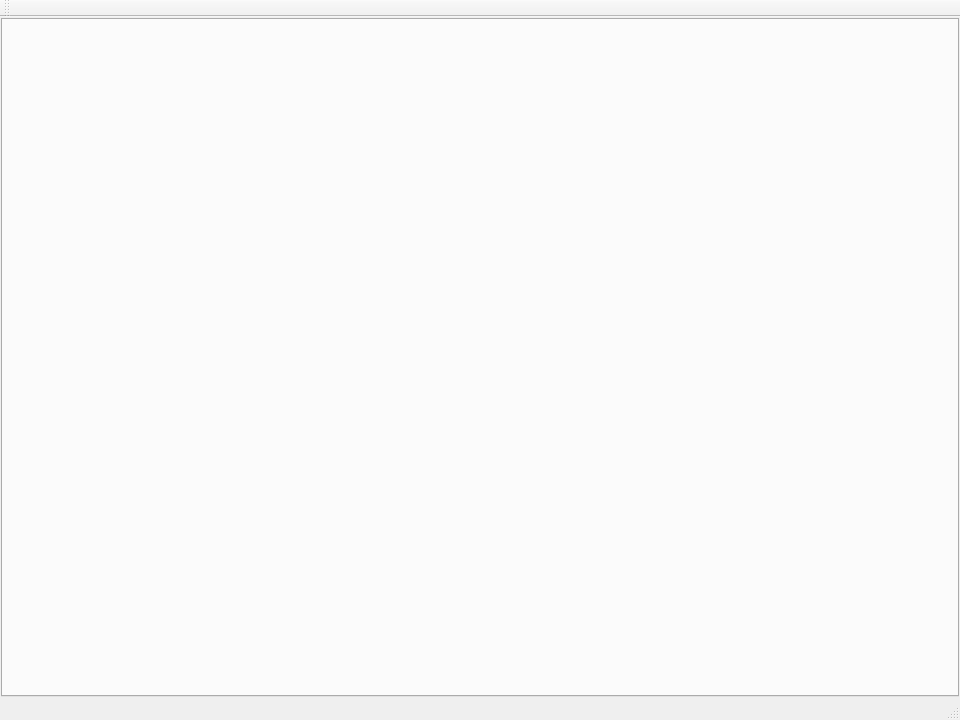
<?xml version="1.0" encoding="UTF-8"?>
<ui version="4.0">
 <class>MainWindow</class>
 <widget class="QMainWindow" name="MainWindow">
  <property name="geometry">
   <rect>
    <x>0</x>
    <y>0</y>
    <width>960</width>
    <height>720</height>
   </rect>
  </property>
  <property name="windowTitle">
   <string>MainWindow</string>
  </property>
  <widget class="QWidget" name="centralWidget">
   <layout class="QVBoxLayout" name="verticalLayout">
    <property name="leftMargin">
     <number>1</number>
    </property>
    <property name="topMargin">
     <number>1</number>
    </property>
    <property name="rightMargin">
     <number>1</number>
    </property>
    <property name="bottomMargin">
     <number>1</number>
    </property>
    <item>
     <widget class="QTabWidget" name="tabWidget"/>
    </item>
   </layout>
  </widget>
  <widget class="QMenuBar" name="menuBar">
   <property name="geometry">
    <rect>
     <x>0</x>
     <y>0</y>
     <width>960</width>
     <height>28</height>
    </rect>
   </property>
  </widget>
  <widget class="QToolBar" name="mainToolBar">
   <attribute name="toolBarArea">
    <enum>TopToolBarArea</enum>
   </attribute>
   <attribute name="toolBarBreak">
    <bool>false</bool>
   </attribute>
  </widget>
  <widget class="QStatusBar" name="statusBar"/>
 </widget>
 <layoutdefault spacing="6" margin="11"/>
 <resources/>
 <connections/>
</ui>
